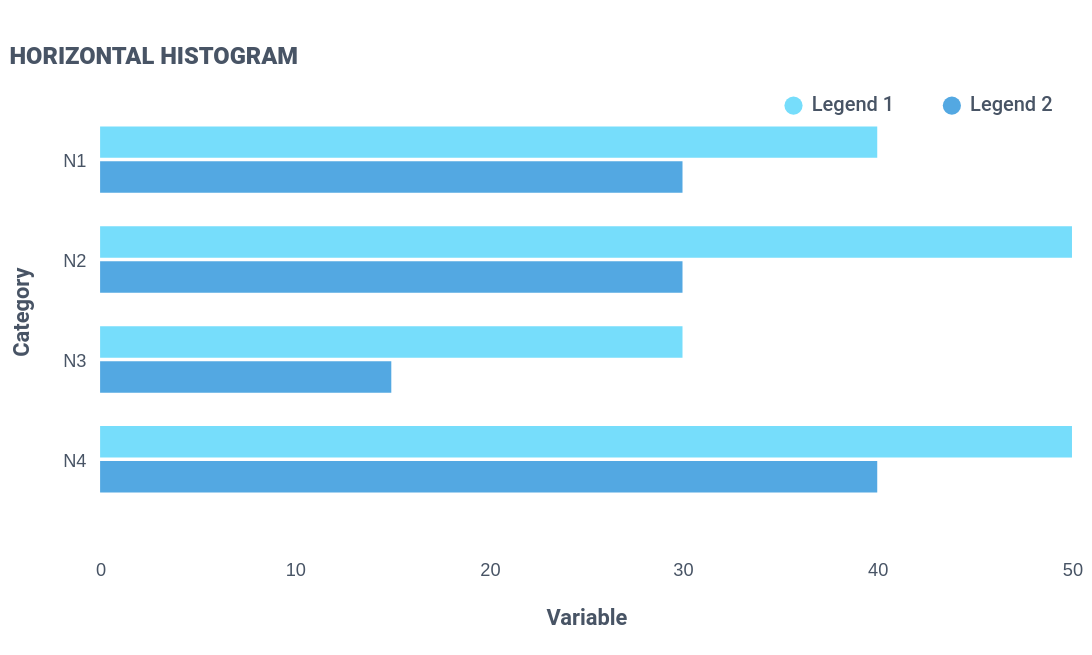

The specification (Vega-Lite) saved for this image:
### Vega specification from a JSON file in a GitHub repository (floating-point values rounded to 4 significant figures)
{"$schema": "https://vega.github.io/schema/vega/v4.json", "description": "https://gramener.invisionapp.com/d/main/#/console/7709561/326727930/preview", "width": 590, "height": 320, "autosize": "fit", "padding": {"left": 5, "top": 25, "right": 5, "bottom": 15}, "title": {"text": "HORIZONTAL HISTOGRAM", "anchor": "start", "fontSize": 13, "font": "Roboto", "fontWeight": 900, "color": "#485465"}, "data": [{"name": "table", "values": [{"category": "N1", "bar_type": "Legend 1", "value": 40}, {"category": "N1", "bar_type": "Legend 2", "value": 30}, {"category": "N2", "bar_type": "Legend 1", "value": 50}, {"category": "N2", "bar_type": "Legend 2", "value": 30}, {"category": "N3", "bar_type": "Legend 1", "value": 30}, {"category": "N3", "bar_type": "Legend 2", "value": 15}, {"category": "N4", "bar_type": "Legend 1", "value": 50}, {"category": "N4", "bar_type": "Legend 2", "value": 40}]}], "scales": [{"name": "yscale", "type": "band", "paddingInner": 0.3, "paddingOuter": 0.5, "domain": {"data": "table", "field": "category"}, "range": "height"}, {"name": "xscale", "type": "linear", "domain": {"data": "table", "field": "value"}, "range": "width", "round": true, "zero": true, "nice": true}, {"name": "color", "type": "ordinal", "domain": {"field": "bar_type", "data": "table"}, "range": ["#76DDFB", "#53A8E2"]}], "axes": [{"orient": "left", "scale": "yscale", "ticks": false, "labelPadding": 8, "labelColor": "#485465", "labelFontSize": 10, "labelFontWeight": 500, "zindex": 1, "domain": false, "title": "Category", "titleColor": "#485465", "titleFont": "roboto", "titlePadding": 16, "titleFontSize": 12}, {"orient": "bottom", "scale": "xscale", "domain": false, "ticks": false, "tickCount": 5, "title": "Variable", "titleColor": "#485465", "titleFont": "roboto", "titlePadding": 16, "titleFontSize": 12, "labelPadding": 8, "labelColor": "#485465", "labelFontSize": 10, "labelFontWeight": 500}], "legends": [{"orient": "top-right", "fill": "color", "offset": 10, "zindex": 1, "direction": "horizontal", "symbolType": "circle", "labelFontSize": 11, "labelFont": "Roboto", "labelFontWeight": "500", "labelColor": "#485465", "columnPadding": 25}], "marks": [{"type": "group", "from": {"facet": {"data": "table", "name": "facet", "groupby": "category"}}, "encode": {"enter": {"y": {"scale": "yscale", "field": "category"}}}, "signals": [{"name": "height", "update": "bandwidth('yscale')"}], "scales": [{"name": "pos", "type": "band", "range": "height", "domain": {"data": "facet", "field": "bar_type"}}], "marks": [{"name": "bars", "from": {"data": "facet"}, "type": "rect", "encode": {"enter": {"y": {"scale": "pos", "field": "bar_type"}, "height": {"scale": "pos", "band": 0.9}, "x": {"scale": "xscale", "field": "value"}, "x2": {"scale": "xscale", "value": 0}, "fill": {"scale": "color", "field": "bar_type"}}}}]}]}
